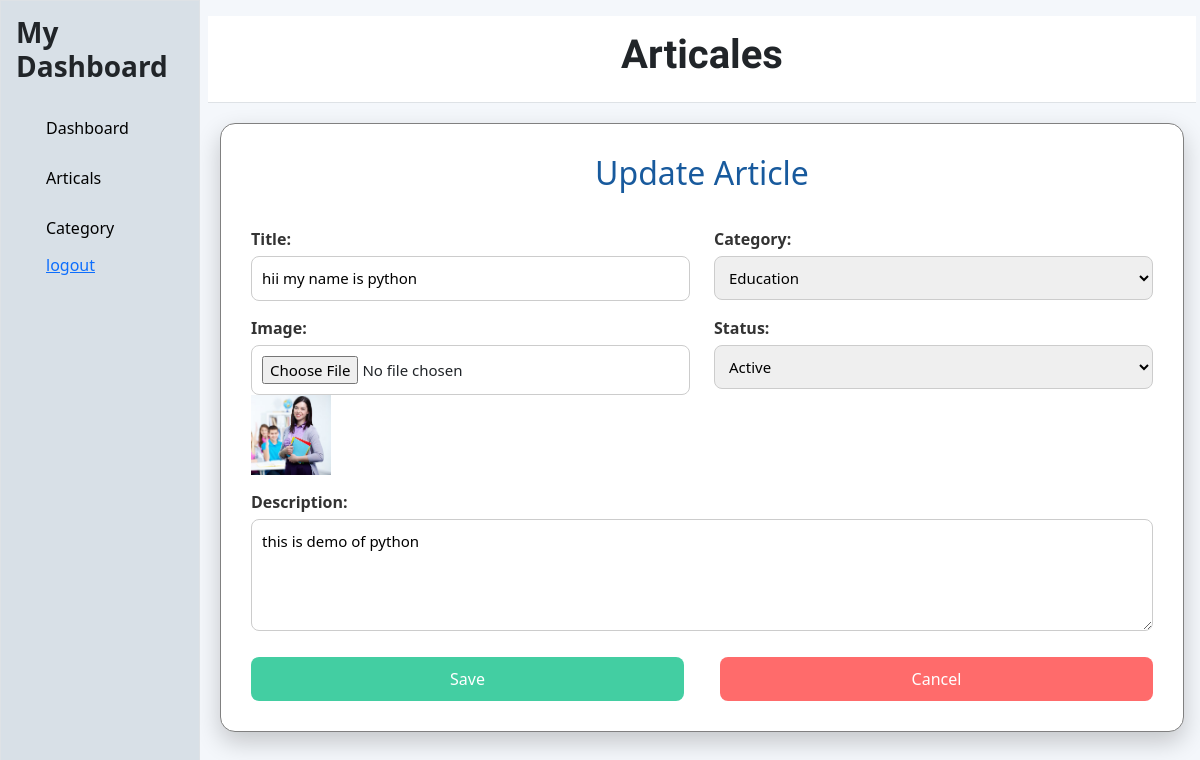
The app's page /edit_articale/108/ with its own data.
### myapp/models.py (models this page shows, shortened)
class articale_master(models.Model):
    title = models.CharField(max_length=100)
    slug = models.SlugField(unique=True, blank=True, null=True)   # ✅ Slug added
    image = models.ImageField(upload_to="image/")
    status = models.BooleanField(default=True)
    description = models.TextField(max_length=10000)
    category = models.ForeignKey(CategoryMaster, on_delete=models.CASCADE)
    created_at = models.DateTimeField(auto_now_add=True)
    views = models.IntegerField(default=0)
    is_featured = models.BooleanField(default=False)
    tags = models.ManyToManyField(TrendingTag, related_name='articles')
    is_trending = models.BooleanField(default=False)                # mark an article as trending
    trending_order = models.PositiveIntegerField(default=0)
    highlight = models.TextField(blank=True, null=True)

class CategoryMaster(models.Model):
    CatName = models.CharField(max_length=100, unique=True)
    CatSeqNo = models.IntegerField()
    CatSlug = models.SlugField(unique=True, blank=True, null=True)  # ✅ SlugField use karo
    CatStatus = models.BooleanField(default=True)
    CatImage = models.ImageField(upload_to='category/')

### myapp/views.py (the view, shortened to what this page needs)
# urls.py: path('edit_articale/<id>/',edit_articale,name="edit_articale"),
def edit_articale(request, id):
    employee = articale_master.objects.get(id=id)
    category_list = CategoryMaster.objects.all()  # List for dropdown
    return render(request, "articales/artical-edit.html", {"articale": employee, "category": category_list})

### myapp/context_processors.py (called while the page is built)
def header_context(request):
    settings = HeaderSettings.objects.first()
    menu_items = NavMenu.objects.order_by("order")
    return {
        "header_settings": settings,
        "menu_items": menu_items,
    }

### myapp/templates/articales/artical-edit.html (shortened to what this page needs)
{% load static %}
<!DOCTYPE html>
<html lang="en">
<head>
    <link rel="stylesheet" href="https://cdn.jsdelivr.net/npm/bootstrap@5.3.6/dist/css/bootstrap.min.css">
</head>
<body>
    <div class=" main-div" id="main-div">
        <div class="row">
            <div class="col-md-2 sidebar border">
                <h3>My Dashboard</h3>
                <ul>
                    <li><a href="{% url 'dashboard'%}">Dashboard</a></li>
                    <li><a href="{% url 'article_page' %}">Articals</a></li>
                    <li><a href="{% url 'category_list' %}">Category</a></li>
                    <a href="/logout/" class="logout">logout</a>
                </ul>
            </div>
            <div class="daseboard col-md-10 p-3">
                <div class="header">
                    <h1>Articales</h1>
                </div>
                <div class="container">
                    <div class="form-box mx-auto">
                        <form method="post" enctype="multipart/form-data">
                        <h2>Update Article</h2>
                        <div class="row">
                            <div class="col-md-6">
                                <label for="title">Title:</label>
                                <input type="text" value="{{ articale.title }}" name="title" required />
                            </div>
                            <div class="col-md-6">
                                <label for="category">Category:</label>
                                <select name="category" required>
                                    {% for i in category %}
                                        <option value="{{ i.id }}" {% if articale.category and articale.category.id == i.id %}selected{% endif %}>
                                            {{ i.CatName }}
                                        </option>
                                    {% endfor %}
                                </select>
                            </div>
                        </div>
                        <div class="row">
                            <div class="col-md-6">
                                <label for="image">Image:</label>
                                <input type="file" name="image" accept="image/*" />
                                {% if articale.image %}
                                    <img src="{{ articale.image.url }}" alt="current image" width="80">
                                {% else %}
                                    No Image
                                {% endif %}
                            </div>
                            <div class="col-md-6">
                                <label for="status">Status:</label>
                                <select name="status">
                                    <option value="True" {% if articale.status %}selected{% endif %}>Active</option>
                                </select>
                            </div>
                        </div>
                        <label for="description">Description:</label>
                        <textarea id="description" class="description" name="description" rows="4" required>{{ articale.description }}</textarea>
                        <div class="action-buttons">
                            <button type="submit" class="submit-btn">Save</button>
                            <button type="reset" class="cancel-btn">Cancel</button>
                        </div>
                    </form>
                    </div>
                </div>
            </div>
        </div>
    </div>
</body>
</html>

### myapp/templates/articales/artical-edit.html (style rules this page uses)
* { margin: 0; padding: 0; }
html, body { margin: 0; padding: 0; overflow: hidden !important; }
.sidebar { position: fixed; top: 0; left: 0; width: 16.6667%; height: 100vh; background-color: #d8e0e7; padding: 15px; border-right: 1px solid #ccc; overflow-y: auto; z-index: 999; }
.sidebar h3 { margin-bottom: 20px; font-weight: bold; }
.sidebar ul { list-style-type: none; padding-left: 10px; }
.sidebar ul li { padding: 8px 0; cursor: pointer; }
.sidebar ul li a { color: rgb(0, 0, 0); text-decoration: none; padding: 5px 20px; display: inline-block; transition: all 0.3s ease; }
.logout { padding: 5px 20px; }
.daseboard { margin-left: 16.6667%; background-color: #f4f7fb; padding: 20px; -border: 1px solid red; height: 100vh; overflow-y: auto; }
.header { position: sticky; top: 0; z-index: 1000; background-color: #fff; padding: 15px; border-bottom: 1px solid #dee2e6; margin-bottom: 20px; text-align: center; }
h1 { font-weight: 800; font-family: "Josefin Sans", sans-serif; }
.form-box { background: white; padding: 30px; border-radius: 15px; box-shadow: 0 10px 25px rgba(0, 0, 0, 0.2); border: 1px solid gray; }
.form-box h2 { text-align: center; margin-bottom: 20px; color: #185a9d; }
.form-box label { display: block; margin-top: 15px; font-weight: bold; color: #333; }
.form-box input, .form-box select, .form-box textarea { width: 100%; padding: 10px; margin-top: 5px; border: 1px solid #ccc; border-radius: 8px; font-size: 15px; }
.form-box .action-buttons { display: flex; justify-content: space-between; margin-top: 20px; }
.form-box button { width: 48%; padding: 10px; border: none; border-radius: 8px; font-size: 16px; cursor: pointer; color: white; }
.submit-btn { background: #43cea2; }
.cancel-btn { background: #ff6b6b; }

### records on screen
articale_master: title "hii my name is python", category "Education", image (picture), status "Active", description "this is demo of python"
